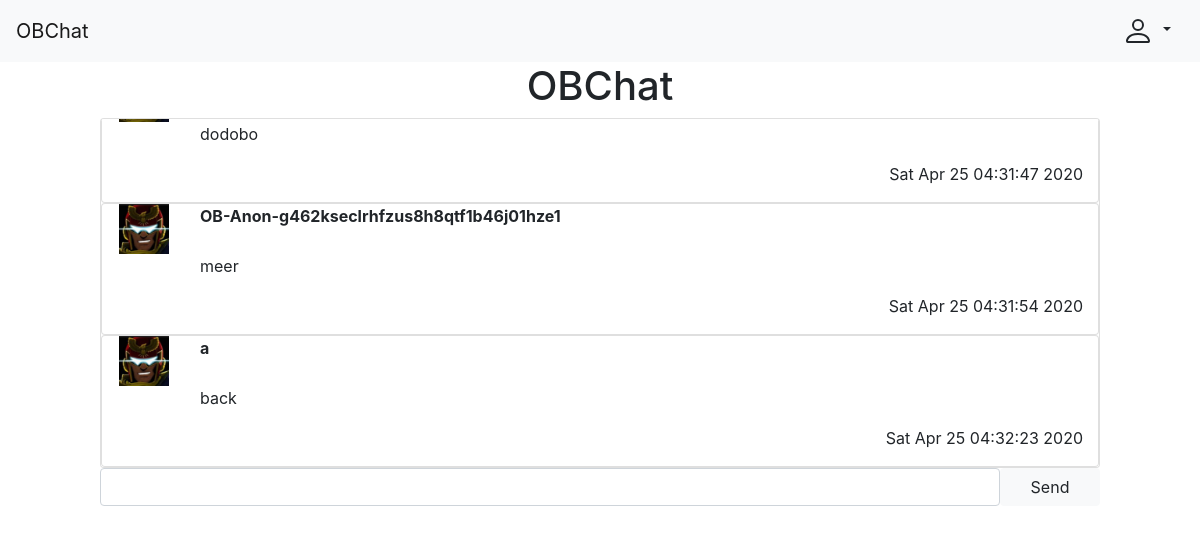
The page /OB/chat/obchat/ on the database as committed earlier.
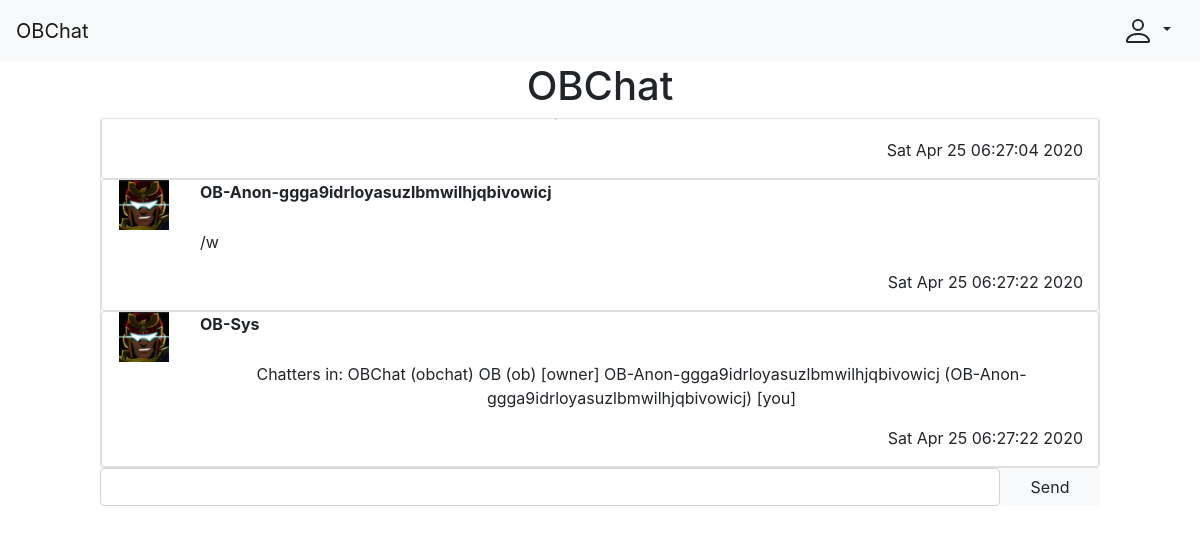
The same page on the database as committed later.
### OB/models.py (models this page shows, shortened)
class Message(Model):
    message = TextField(max_length=MESSAGE_MAX_LENGTH)
    sender = ForeignKey(OBUser, on_delete=CASCADE, default=0, null=True)
    anon_username = CharField(
        max_length=ANON_USERNAME_MAX_LENGTH,
        default=None,
        null=True
    )
    room = ForeignKey(Room, on_delete=CASCADE, default=0)
    timestamp = DateTimeField(auto_now_add=True)
    is_edited = BooleanField(default=False)
    is_deleted = BooleanField(default=False)

class OBUser(AbstractUser):
    display_name = CharField(max_length=DISPLAY_NAME_MAX_LENGTH)
    birthday = DateField(null=True)
    is_anon = BooleanField(default=False)
    is_expelled = BooleanField(default=False)
    is_ob = BooleanField(default=False)

### OB/views/room.py (the view)
# urls.py: url(r"^chat/(?P<room_name>[-\w]+)/$", room, name="OB-room"),
def room(request, room_name):
    if request.method == "GET":
        room_object = try_get(Room, name=room_name)
        if room_object:
            room_name_json = mark_safe(json.dumps(room_name))
            message_objects = Message.objects.filter(room=room_object)
            messages_timestrings = [(message, get_datetime_string(message.timestamp))\
                                    for message in message_objects]
            template = "OB/room.html"
            context = {
                "room_name": room_object.display_name,
                "room_name_json": room_name_json,
                "messages": messages_timestrings
            }
        else:
            template = "OB/not_room.html"
            context = {"room_name": room_name}
        return render(request, template, context)
    return HttpResponse()

### OB/utilities/database.py (called while the page is built)
def try_get(model, **kwargs):
    try:
        return model.objects.get(**kwargs)
    except model.DoesNotExist:
        return None

### OB/utilities/format.py (called while the page is built)
def get_datetime_string(date_time):
    return date_time.strftime("%c")

### OB/templates/OB/room.html (shortened to what this page needs)
{% extends "OB/base.html" %}
{% block head %}
  {% load static %}
{% endblock %}
{% block body %}
  <div class="row">
    <div class="mx-auto text-center">
      <h1>{{ room_name }}</h1>
      <div class="card log-card" id="log">
        {% if messages %}
          {% for message, timestring in messages %}
            <div class="card">
              <div class="container">
                <div class="row">
                  <div class="col-1">
                    <img class="user-icon" src="{% static "favicon.ico" %}" alt="user">
                  </div>
                  <div class="col text-left">
                    <strong>
                      {% if message.sender %}
                        {{ message.sender.display_name }}
                      {% else %}
                        {{ message.anon_username }}
                      {% endif %}
                    </strong>
                  </div>
                </div>
                <div class="row">
                  <div class="col-1"></div>
                  <div class="col">
                    <div style="display: table-cell;">
                      <p>{{ message.message }}</p>
                    </div>
                  </div>
                </div>
                <p class="timestamp">
                  {{ timestring }}
                </p>
              </div>
            </div>
          {% endfor %}
        {% else %}
          No messages yet. First one gets a prize!
        {% endif%}
      </div>
      <input class="form-control message-input" id="input" type="text" size="100"/>
      <input class="btn btn-light send-button" id="submit" type="button" value="Send"/>
    </div>
  </div>
{% endblock %}

Rows that differ between the two databases and show on the page:
no longer on this page (row unchanged): Message: message "dodobo", timestring "Sat Apr 25 04:31:47 2020"
no longer on this page (row unchanged): Message: anon_username "OB-Anon-g462kseclrhfzus8h8qtf1b46j01hze1", message "meer", timestring "Sat Apr 25 04:31:54 2020"
no longer on this page (row unchanged): Message: sender.display_name "a", message "back", timestring "Sat Apr 25 04:32:23 2020"
added Message: timestring "Sat Apr 25 06:27:04 2020"
added Message: anon_username "OB-Anon-ggga9idrloyasuzlbmwilhjqbivowicj", message "/w", timestring "Sat Apr 25 06:27:22 2020"
added Message: sender.display_name "OB-Sys", message "Chatters in: OBChat (obchat) OB (ob) [owner] OB-Anon-ggga9idrloyasuzlbmwilhjqbivowicj (OB-Anon-ggga9idrloyasuzlbmwilhjqbivowicj) [you]", timestring "Sat Apr 25 06:27:22 2020"
